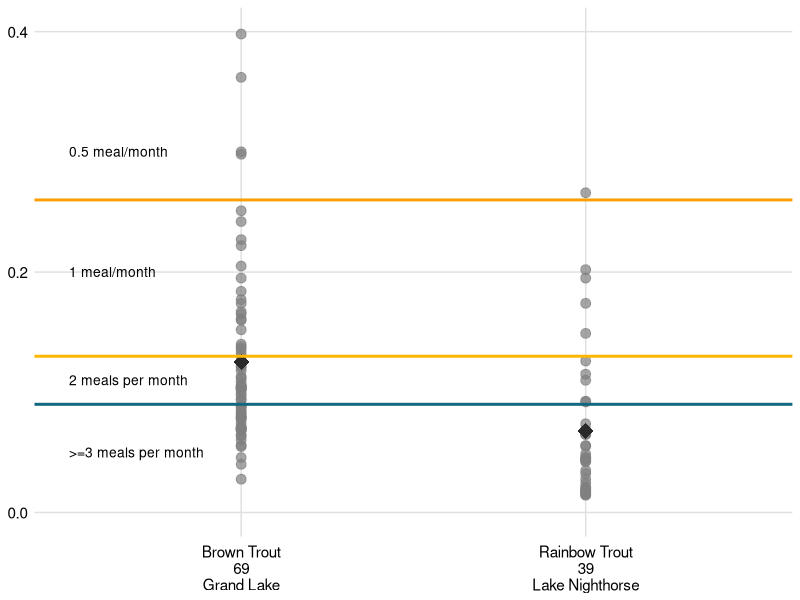
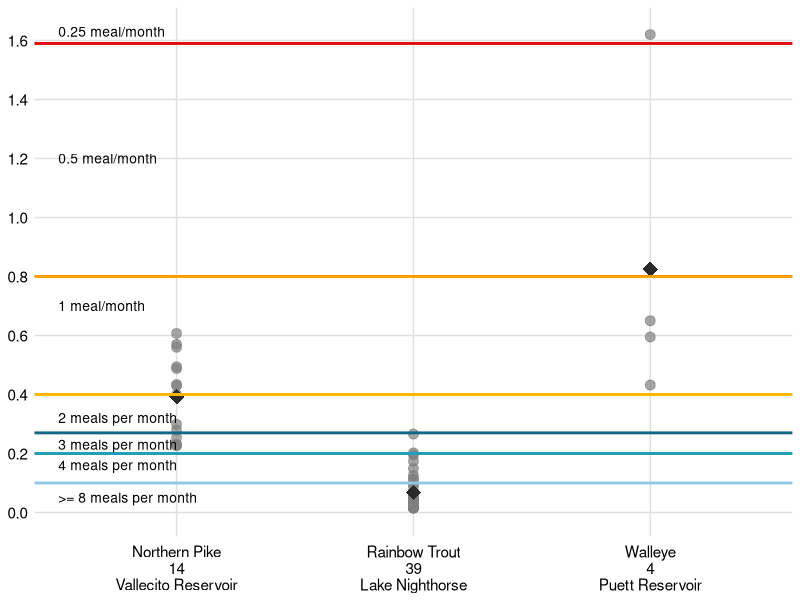
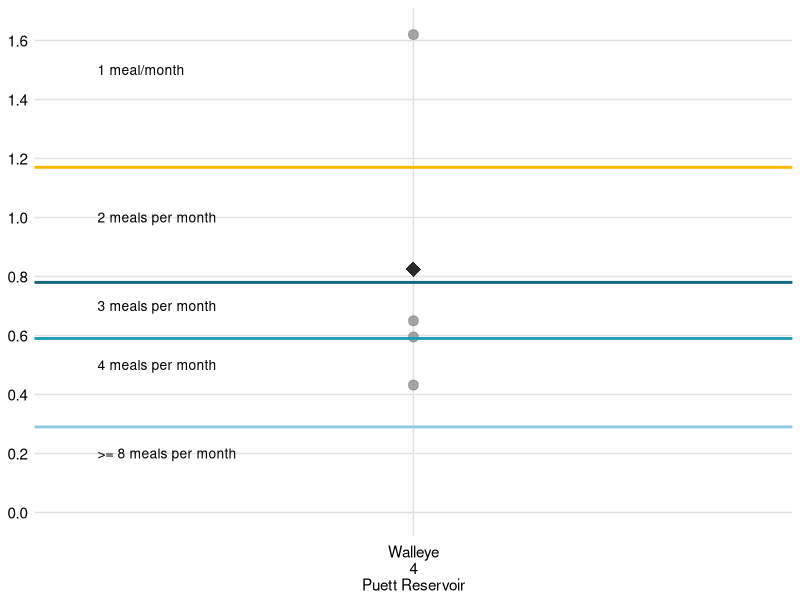

The R script that drew these images, in order:

library(ggplot2)
library(dplyr)
library(readxl)

# Importing the final dataset with TAC recommendations####

# Locate the directory
getwd()

# Import the new data
HgData_Clean_All_Data <- read_excel("03_Clean_Data/Hg_CleanedMaster_2026.xlsx")


# TAC Plots Children ####


# Filter for the waterbodies and species with recommendations for children that need to be discussed at the TAC
# Filter for the censored data unless the discussion includes data with combined data
Hg_SS_TAC_Children <- HgData_Clean_All_Data %>% filter(Sample_Year >= 2016) |>
  filter((Waterbody == "Grand Lake" &
            Species  == "Brown Trout") |
           (Waterbody == "Lake Nighthorse" &
              Species == "Rainbow Trout"
           )
  )

# Calculate the average concentration (result) for each species by waterbody.
Hg_SS_TAC_Children2 <- Hg_SS_TAC_Children %>%
  group_by(Waterbody, Species) %>%
  mutate(Average_Result = mean(Result), Num_Obs = n())



# Create a combined X-axis column with a newline character (\n)
Hg_SS_TAC_Children2 <- Hg_SS_TAC_Children2%>%
  mutate(x_label = paste(Species, Num_Obs, Waterbody, sep = "\n"))



ggplot(Hg_SS_TAC_Children2, aes(x = x_label)) +
  # 1. Plot individual concentration points (blue circles)
  geom_point(aes(y = Result), color = "#808080", size = 3, alpha = 0.7) +
  
  # 2. Plot the average results (green diamonds)
  geom_point(aes(y = Average_Result), color = "#2a2a2a", shape = 18, size = 5) +
  
  # 3. Add horizontal threshold lines

  # geom_hline(yintercept = 1.04, color = "#4BACC6", linewidth = 1) + # 0.25 meals/month
  geom_hline(yintercept = 0.52, color = "#e40b0b", linewidth = 1) + # 0.5 meal/month
  geom_hline(yintercept = 0.26, color = "#fd9e02", linewidth = 1) + # 1 meal per month
  geom_hline(yintercept = 0.13, color = "#ffb703", linewidth = 1) + # 2 meal per month
  geom_hline(yintercept = 0.09, color = "#126782", linewidth = 1) + # 3 meal per month


  
  # 4. Add threshold text labels on the left side
  # annotate("text", x = 0.5, y = 1.20, label = "DO NOT EAT",  hjust = 0, size = 3.5) +
  # annotate("text", x = 0.5, y = .99, label = "0.25 meal/month",  hjust = 0, size = 3.5) +
  annotate("text", x = 0.5, y = 0.3, label = "0.5 meal/month",  hjust = 0, size = 3.5) +
  annotate("text", x = 0.5, y = .20, label = "1 meal/month",  hjust = 0, size = 3.5) +
  annotate("text", x = 0.5, y = .11, label = "2 meals per month",  hjust = 0, size = 3.5) +
  annotate("text", x = 0.5, y = .05, label = ">=3 meals per month",  hjust = 0, size = 3.5) +
  
  
  
  # 5. Formatting axes and limits
  scale_y_continuous(limits = c(0, 0.4), breaks = seq(0, 0.4, by = 0.2)) +
  labs(x = NULL, y = NULL) + # Removes default axis titles to match your clean look
  
  # 6. Styling the theme to match a clean grid
  theme_minimal() +
  theme(
    panel.grid.major.x = element_line(color = "#E0E0E0"),
    panel.grid.major.y = element_line(color = "#E0E0E0"),
    panel.grid.minor = element_blank(),
    axis.text.x = element_text(size = 11, color = "black", vjust = 0.5),
    axis.text.y = element_text(size = 11, color = "black")
  )




# TAC Plots Women ####


# Filter for the waterbodies and species with recommendations for Women that need to be discussed at the TAC
# Filter for the censored data unless the discussion includes data with combined data
Hg_SS_TAC_Women <- HgData_Clean_All_Data %>% filter(Sample_Year >= 2016) |>
  filter((Waterbody == "Puett Reservoir" &
            Species  == "Walleye") |
           (Waterbody == "Lake Nighthorse" &
              Species == "Rainbow Trout"
           ) | (Waterbody == "Vallecito Reservoir" &
           Species  == "Northern Pike")
  )

# Calculate the average concentration (result) for each species by waterbody.
Hg_SS_TAC_Women2 <- Hg_SS_TAC_Women %>%
  group_by(Waterbody, Species) %>%
  mutate(Average_Result = mean(Result), Num_Obs = n())



# Create a combined X-axis column with a newline character (\n)
Hg_SS_TAC_Women2 <- Hg_SS_TAC_Women2%>%
  mutate(x_label = paste(Species, Num_Obs, Waterbody, sep = "\n"))



ggplot(Hg_SS_TAC_Women2, aes(x = x_label)) +
  # 1. Plot individual concentration points (blue circles)
  geom_point(aes(y = Result), color = "#808080", size = 3, alpha = 0.7) +
  
  # 2. Plot the average results (green diamonds)
  geom_point(aes(y = Average_Result), color = "#2a2a2a", shape = 18, size = 5) +
  
  # 3. Add horizontal threshold lines
  
  # geom_hline(yintercept = 3.19, color = "#4BACC6", linewidth = 1) + # 0.25 meals/month
  geom_hline(yintercept = 1.59, color = "#e40b0b", linewidth = 1) + # 0.5 meal/month
  geom_hline(yintercept = 0.8, color = "#fd9e02", linewidth = 1) + # 1 meal per month
  geom_hline(yintercept = 0.4, color = "#ffb703", linewidth = 1) + # 2 meal per month
  geom_hline(yintercept = 0.27, color = "#126782", linewidth = 1) + # 3 meal per month
  geom_hline(yintercept = 0.2, color = "#219ebc", linewidth = 1) + # 4 meal per month
  geom_hline(yintercept = 0.1, color = "#8ecae6", linewidth = 1) + # 8 meal per month
  
  
  # 4. Add threshold text labels on the left side
  # annotate("text", x = 0.5, y = 1.20, label = "DO NOT EAT",  hjust = 0, size = 3.5) +
  annotate("text", x = 0.5, y = 1.63, label = "0.25 meal/month",  hjust = 0, size = 3.5) +
  annotate("text", x = 0.5, y = 1.2, label = "0.5 meal/month",  hjust = 0, size = 3.5) +
  annotate("text", x = 0.5, y = .7, label = "1 meal/month",  hjust = 0, size = 3.5) +
  annotate("text", x = 0.5, y = .32, label = "2 meals per month",  hjust = 0, size = 3.5) +
  annotate("text", x = 0.5, y = .23, label = "3 meals per month",  hjust = 0, size = 3.5) +
  annotate("text", x = 0.5, y = .16, label = "4 meals per month",  hjust = 0, size = 3.5) +
  annotate("text", x = 0.5, y = .05, label = ">= 8 meals per month",  hjust = 0, size = 3.5) +
  
  
  # 5. Formatting axes and limits
  scale_y_continuous(limits = c(0, 1.63), breaks = seq(0, 1.63, by = 0.2)) +
  labs(x = NULL, y = NULL) + # Removes default axis titles to match your clean look
  
  # 6. Styling the theme to match a clean grid
  theme_minimal() +
  theme(
    panel.grid.major.x = element_line(color = "#E0E0E0"),
    panel.grid.major.y = element_line(color = "#E0E0E0"),
    panel.grid.minor = element_blank(),
    axis.text.x = element_text(size = 11, color = "black", vjust = 0.5),
    axis.text.y = element_text(size = 11, color = "black")
  )




# TAC Plots General Population ####


# Filter for the waterbodies and species with recommendations for Women that need to be discussed at the TAC
# Filter for the censored data unless the discussion includes data with combined data
Hg_SS_TAC_GP <- HgData_Clean_All_Data %>% filter(Sample_Year >= 2016) |>
  filter(Waterbody == "Puett Reservoir" &
            Species  == "Walleye") 

# Calculate the average concentration (result) for each species by waterbody.
Hg_SS_TAC_GP2 <- Hg_SS_TAC_GP %>%
  group_by(Waterbody, Species) %>%
  mutate(Average_Result = mean(Result), Num_Obs = n())



# Create a combined X-axis column with a newline character (\n)
Hg_SS_TAC_GP2 <- Hg_SS_TAC_GP2%>%
  mutate(x_label = paste(Species, Num_Obs, Waterbody, sep = "\n"))



ggplot(Hg_SS_TAC_GP2, aes(x = x_label)) +
  # 1. Plot individual concentration points (blue circles)
  geom_point(aes(y = Result), color = "#808080", size = 3, alpha = 0.7) +
  
  # 2. Plot the average results (green diamonds)
  geom_point(aes(y = Average_Result), color = "#2a2a2a", shape = 18, size = 5) +
  
  # 3. Add horizontal threshold lines
  
  # geom_hline(yintercept = 9.37, color = "#4BACC6", linewidth = 1) + # 0.25 meals/month
  geom_hline(yintercept = 4.68, color = "#e40b0b", linewidth = 1) + # 0.5 meal/month
  geom_hline(yintercept = 2.34, color = "#fd9e02", linewidth = 1) + # 1 meal per month
  geom_hline(yintercept = 1.17, color = "#ffb703", linewidth = 1) + # 2 meal per month
  geom_hline(yintercept = 0.78, color = "#126782", linewidth = 1) + # 3 meal per month
  geom_hline(yintercept = 0.59, color = "#219ebc", linewidth = 1) + # 4 meal per month
  geom_hline(yintercept = 0.29, color = "#8ecae6", linewidth = 1) + # 8 meal per month
  
  
  # 4. Add threshold text labels on the left side
  # annotate("text", x = 0.5, y = 1.20, label = "DO NOT EAT",  hjust = 0, size = 3.5) +
  annotate("text", x = 0.5, y = 7, label = "0.25 meal/month",  hjust = 0, size = 3.5) +
  annotate("text", x = 0.5, y = 3, label = "0.5 meal/month",  hjust = 0, size = 3.5) +
  annotate("text", x = 0.5, y = 1.5, label = "1 meal/month",  hjust = 0, size = 3.5) +
  annotate("text", x = 0.5, y = 1, label = "2 meals per month",  hjust = 0, size = 3.5) +
  annotate("text", x = 0.5, y = .7, label = "3 meals per month",  hjust = 0, size = 3.5) +
  annotate("text", x = 0.5, y = .5, label = "4 meals per month",  hjust = 0, size = 3.5) +
  annotate("text", x = 0.5, y = .2, label = ">= 8 meals per month",  hjust = 0, size = 3.5) +
  
  
  # 5. Formatting axes and limits
  scale_y_continuous(limits = c(0, 1.63), breaks = seq(0, 1.63, by = 0.2)) +
  labs(x = NULL, y = NULL) + # Removes default axis titles to match your clean look
  
  # 6. Styling the theme to match a clean grid
  theme_minimal() +
  theme(
    panel.grid.major.x = element_line(color = "#E0E0E0"),
    panel.grid.major.y = element_line(color = "#E0E0E0"),
    panel.grid.minor = element_blank(),
    axis.text.x = element_text(size = 11, color = "black", vjust = 0.5),
    axis.text.y = element_text(size = 11, color = "black")
  )
